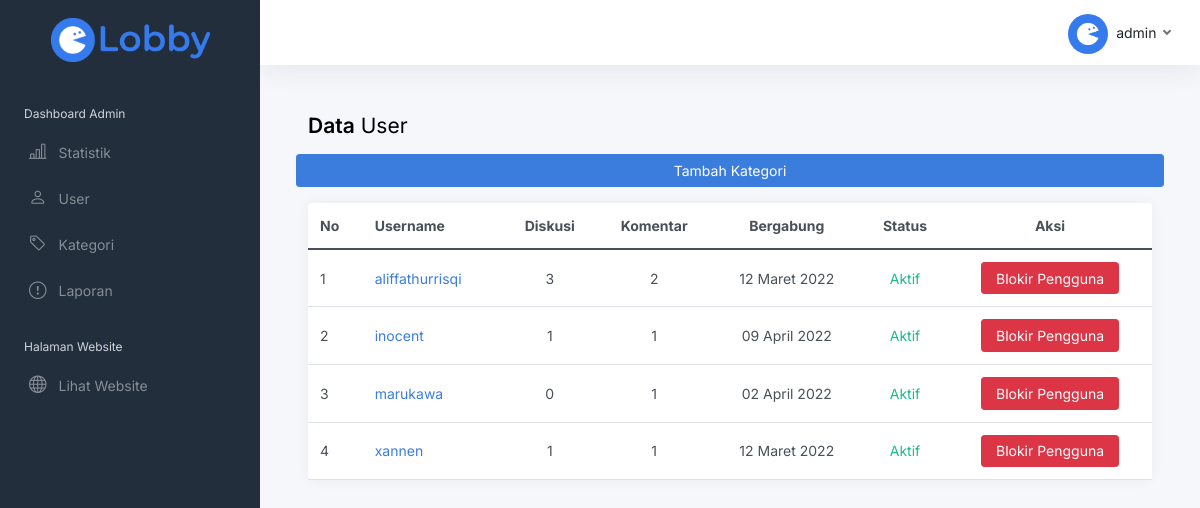
The page /admin/datauser.php (signed in) on the database its author committed.
### tables this page shows
CREATE TABLE `account` (
  `username` varchar(50) NOT NULL,
  `password` varchar(100) NOT NULL,
  `nama` varchar(100) NOT NULL,
  `gender` enum('Laki-Laki','Perempuan') DEFAULT NULL,
  `bio` varchar(250) DEFAULT NULL,
  `photo` varchar(9999) DEFAULT NULL,
  `dibuat` date DEFAULT NULL,
  `blokir` date DEFAULT NULL,
  `akses` enum('admin','user','blokir') NOT NULL,
  PRIMARY KEY (`username`)
);

### admin/datauser.php (the view, shortened to what this page needs)
<?php
include "../config.php";
$username = $_SESSION['user_log'];
?>
<!DOCTYPE html>
<html lang="en">
<?php
include "php/head.php";
?>
<body>
    <div class="wrapper">
        <?php
        include "php/sidebar.php";
        ?>
        <div class="main">
            <?php
            include "php/navbar.php";
            $url = $_SERVER["REQUEST_URI"];
            ?>
            <main class="content">
                <div class="container-fluid p-0">
                    <h1 class="h3 mb-3"><strong>Data</strong> User</h1>
                    <div class="row">
                        <a class="btn btn-primary mb-3" data-bs-toggle="modal" data-bs-target="#tambahModal">Tambah Kategori</a>
                        <div class="col-12 col-lg-12 col-xxl-12 d-flex">
                            <div class="card flex-fill">
                                <table class="table table-hover my-0 table-admin">
                                    <thead>
                                        <tr>
                                            <th>No</th>
                                            <th class="d-none d-xl-table-cell">Username</th>
                                            <th class="d-none d-md-table-cell text-center">Diskusi</th>
                                            <th class="d-none d-md-table-cell text-center">Komentar</th>
                                            <th class="d-none d-md-table-cell text-center">Bergabung</th>
                                            <th class="d-none d-md-table-cell text-center">Status</th>
                                            <th class="d-none d-md-table-cell text-center">Aksi</th>
                                        </tr>
                                    </thead>
                                    <tbody>
                                        <?php
                                        $i = 0;
                                        $datauser = mysqli_query(
                                            $conn,
                                            "SELECT
                                            username,dibuat,blokir,akses,
                                            DATE_FORMAT(dibuat, '%d') AS tgl,
                                            DATE_FORMAT(dibuat, '%M') AS bln,
                                            DATE_FORMAT(dibuat, '%Y') AS thn,
                                            DATE_FORMAT(blokir, '%d') AS btgl,
                                            DATE_FORMAT(blokir, '%M') AS bbln,
                                            DATE_FORMAT(blokir, '%Y') AS bthn
                                            FROM account WHERE akses != 'admin' ORDER BY username"
                                        );
                                        while ($data = mysqli_fetch_array($datauser)) {
                                            $pBln = $data['bln'];
                                            $i++;
                                            $id = $data['username'];
                                            $jmldata = mysqli_query(
                                                $conn,
                                                "SELECT(SELECT COUNT(id) FROM post WHERE username = '$id') AS jmlPost,(SELECT COUNT(id) FROM komentar WHERE username = '$id') AS jmlComm"
                                            );
                                            $dataAll = mysqli_fetch_array($jmldata);
                                        ?>
                                            <tr>
                                                <td><?php echo $i ?></td>
                                                <td class="d-none d-xl-table-cell">
                                                    <a href="../profile.php?id=<?php echo $data["username"]; ?>">
                                                        <?php echo $data['username'] ?>
                                                    </a>
                                                </td>
                                                <td class="text-center">
                                                    <?php echo $dataAll['jmlPost']; ?>
                                                </td>
                                                <td class="text-center">
                                                    <?php echo $dataAll['jmlComm']; ?>
                                                </td>
                                                <td class="text-center">
                                                    <?php echo $data['tgl'] . " " . $pBln . " " . $data['thn']; ?>
                                                </td>
                                                <?php
                                                if ($data['akses'] == 'user') {
                                                ?>
                                                    <td class="text-center text-success">
                                                        Aktif
                                                    </td>
                                                    <td class="text-center">
                                                        <a class="btn btn-danger" href="blokir_user.php?id=<?php echo $data['username']; ?>&url=<?php $url; ?>">Blokir Pengguna</a>
                                                    </td>
                                                <?php
                                                }
                                                ?>
                                            </tr>
                                        <?php
                                        }
                                        ?>
                                    </tbody>
                                </table>
                            </div>
                        </div>
                    </div>
                </div>
            </main>
        </div>
    </div>
</body>

### admin/php/navbar.php (shortened to what this page needs)
<nav class="navbar navbar-expand navbar-light navbar-bg">
    <div class="navbar-collapse collapse">
        <ul class="navbar-nav navbar-align">
            <?php
            if ($_SESSION['user_log'] != NULL) {
                $login = mysqli_query($conn, "SELECT * FROM account WHERE username = '$username'");
                while ($row = mysqli_fetch_array($login)) {
                    $userimg = $row["photo"];
                    if ($userimg == NULL) {
                        $userimg = "default_image.png";
                    }
            ?>
                    <li class="nav-item dropdown">
                        <a class="nav-link dropdown-toggle d-none d-sm-inline-block" data-bs-toggle="dropdown">
                            <img src="img/user/<?php echo $userimg; ?>" class="avatar img-fluid rounded-circle  me-1" alt="<?php echo $row["username"]; ?>" /> <span class="text-dark"><?php echo $row["username"]; ?></span>
                        </a>
                    </li>
                <?php
                }
            }
            ?>
        </ul>
    </div>
</nav>

### rows shown on the page
account: username (placeholder picture), username "admin"
account: username "aliffathurrisqi", jmlPost "3", jmlComm "2", tgl "12", pBln "Maret", thn "2022"
account: username "inocent", jmlPost "1", jmlComm "1", tgl "09", pBln "April", thn "2022"
account: username "marukawa", jmlPost "0", jmlComm "1", tgl "02", pBln "April", thn "2022"
account: username "xannen", jmlPost "1", jmlComm "1", tgl "12", pBln "Maret", thn "2022"
